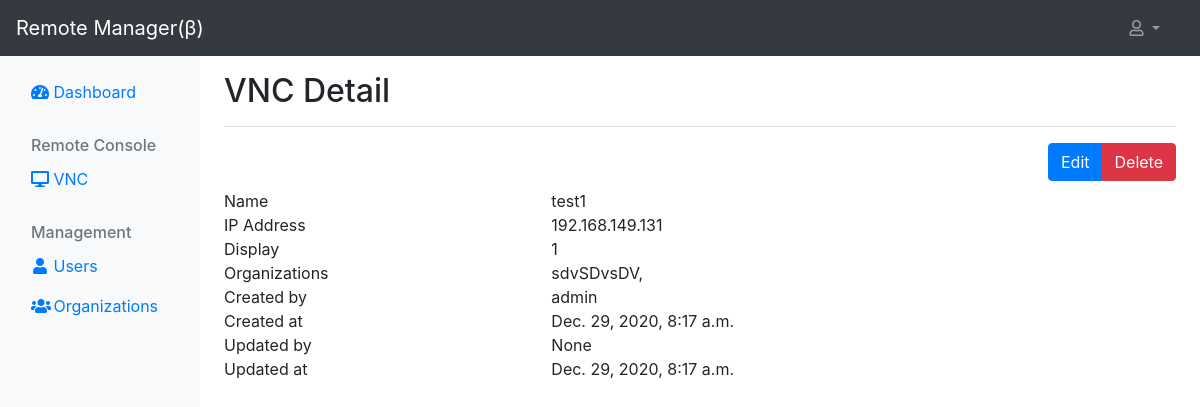
Screenshot of /vnc/detail/6ae76fba0bbe43ea9d9ee319af2624f0 (signed in) with the database file from the repository.
### novnc_console/models.py (models this page shows, shortened)
class VNCSession(models.Model):
    id = models.UUIDField(
        primary_key=True,
        default=uuid4,
        editable=False
    )
    name = models.CharField(
        max_length=100,
        unique=True
    )
    ip4_addr = models.GenericIPAddressField(
        protocol='IPv4'
    )
    vnc_display = models.IntegerField(
        validators=[MaxValueValidator(10), MinValueValidator(1)]
    )
    password = models.CharField(
        max_length=50
    )
    organizations = models.ManyToManyField(
        Organization
    )
    created_by = models.ForeignKey(
        settings.AUTH_USER_MODEL,
        null=True,
        on_delete=models.SET_NULL,
        related_name='vnc_created_by'
    )
    created_at = models.DateTimeField(
        auto_now_add=True,
        null=True,
    )
    updated_by = models.ForeignKey(
        settings.AUTH_USER_MODEL,
        null=True,
        on_delete=models.SET_NULL,
        related_name='vnc_updated_by')
    updated_at = models.DateTimeField(
        auto_now=True,
        null=True
    )

### main/models.py (models this page shows)
class Organization(models.Model):
    name = models.CharField(
        max_length=100,
        unique=True
    )
    created_by = models.ForeignKey(
        settings.AUTH_USER_MODEL,
        null=True,
        on_delete=models.SET_NULL,
        related_name='group_created_by'
    )
    created_at = models.DateTimeField(
        auto_now_add=True,
        null=True,
    )
    updated_by = models.ForeignKey(
        settings.AUTH_USER_MODEL,
        null=True,
        blank=True,
        on_delete=models.SET_NULL,
        related_name='group_updated_by'
    )
    updated_at = models.DateTimeField(
        auto_now=True,
        null=True
    )
    def __str__(self):
        return self.name

class CustomUser(AbstractUser):
    organization = models.ForeignKey(
        Organization,
        null=True,
        blank=True,
        on_delete=models.SET_NULL,
    )
    is_active = models.BooleanField(
        default=True,
    )
    is_staff = models.BooleanField(
        default=False,
    )
    created_by = models.ForeignKey(
        settings.AUTH_USER_MODEL,
        null=True,
        on_delete=models.SET_NULL,
        related_name='user_created_by'
    )
    created_at = models.DateTimeField(
        auto_now_add=True,
        null=True
    )
    updated_by = models.ForeignKey(
        settings.AUTH_USER_MODEL,
        null=True,
        blank=True,
        on_delete=models.SET_NULL,
        related_name='user_updated_by'
    )
    updated_at = models.DateTimeField(
        auto_now=True,
        null=True
    )
    def __str__(self):
        return self.username

### novnc_console/views.py (the view)
# urls.py: path('detail/<str:pk>', views.VNCDetailView.as_view(), name='vnc_detail'),
class VNCDetailView(LoginRequiredMixin, UserPassesTestMixin, DeleteView):
    model = VNCSession
    template_name = 'novnc_console/vnc_detail.html'
    success_url = reverse_lazy('vnc_list')
    def test_func(self):
        return self.request.user.is_staff

### novnc_console/templates/novnc_console/vnc_detail.html (shortened to what this page needs)
{% extends 'main/base.html' %}
{% block content %}
    <div class="d-flex justify-content-between flex-wrap flex-md-nowrap align-items-center pt-3 pb-2 mb-3 border-bottom">
        <h1 class="h2">VNC Detail</h1>
    </div>
    <div>
        <div class="my-2 text-right">
            <div class="btn-group">
                <a href="{% url 'vnc_update' vncsession.id %}" class="btn btn-primary" aria-current="page">Edit</a>
                <button type="button" class="btn btn-danger" data-toggle="modal" data-target="#deleteModal">
                    Delete
                </button>
            </div>
        </div>
        <div>
            <div class="row">
                <div class="col-4">
                    Name
                </div>
                <div class="col-8">
                    {{ vncsession.name }}
                </div>
            </div>
            <div class="row">
                <div class="col-4">
                    IP Address
                </div>
                <div class="col-8">
                    {{ vncsession.ip4_addr }}
                </div>
            </div>
            <div class="row">
                <div class="col-4">
                    Display
                </div>
                <div class="col-8">
                    {{ vncsession.vnc_display }}
                </div>
            </div>
            <div class="row">
                <div class="col-4">
                    Organizations
                </div>
                <div class="col-8">
                    {% for org in vncsession.organizations.all %}
                        {{ org }},
                    {% endfor %}
                </div>
            </div>
            <div class="row">
                <div class="col-4">
                    Created by
                </div>
                <div class="col-8">
                    {{ vncsession.created_by }}
                </div>
            </div>
            <div class="row">
                <div class="col-4">
                    Created at
                </div>
                <div class="col-8">
                    {{ vncsession.created_at }}
                </div>
            </div>
            <div class="row">
                <div class="col-4">
                    Updated by
                </div>
                <div class="col-8">
                    {{ vncsession.updated_by }}
                </div>
            </div>
            <div class="row">
                <div class="col-4">
                    Updated at
                </div>
                <div class="col-8">
                    {{ vncsession.updated_at }}
                </div>
            </div>
        </div>
    </div>
{% endblock %}

### rows the page displays
VNCSession: name "test1", ip4_addr "192.168.149.131", vnc_display "1", created_by "admin", created_at "Dec. 29, 2020, 8:17 a.m.", updated_by "None", updated_at "Dec. 29, 2020, 8:17 a.m."
Organization: name "sdvSDvsDV"
